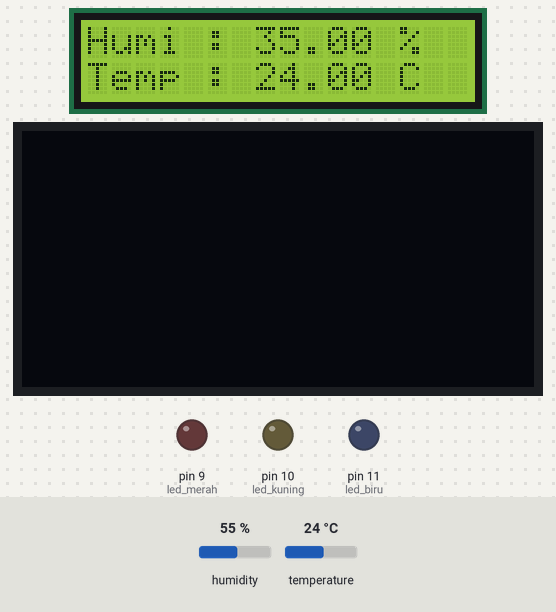
The sketch below on a simulated Arduino Uno, built with avr-gcc and run on an emulated ATmega328P. Shown: 16×2 character LCD, 128×64 one-colour display, output pins drawn as LEDs (lit = HIGH). Inputs (shaded band) come from the test bench; at power-on: humidity 55 %, temperature 24 °C. What the sketch prints to the serial monitor is not drawn.

Above: at 2.7 s.
2.8 s: humidity set to 31 %
At 16.4 s:
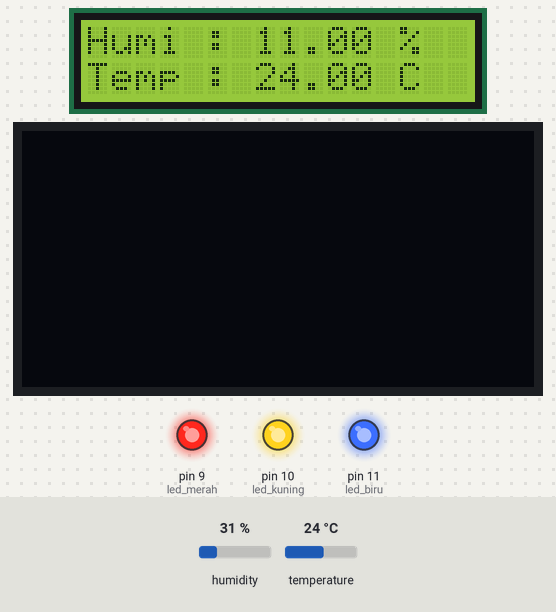
16.8 s: humidity set to 28 %
At 30.6 s:
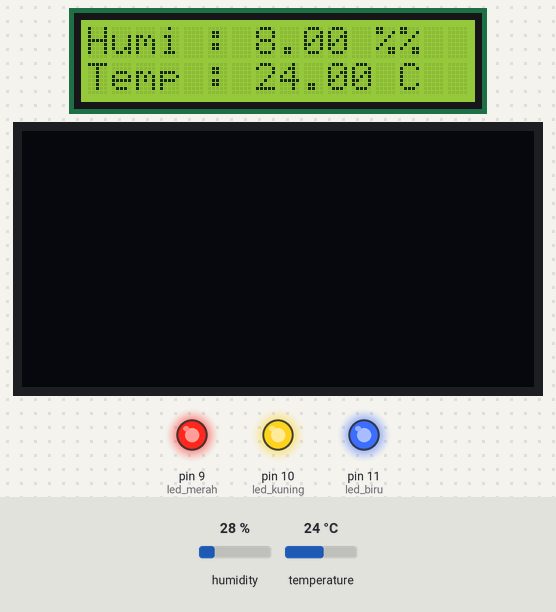
30.8 s: temperature set to 12 °C
At 44.6 s:
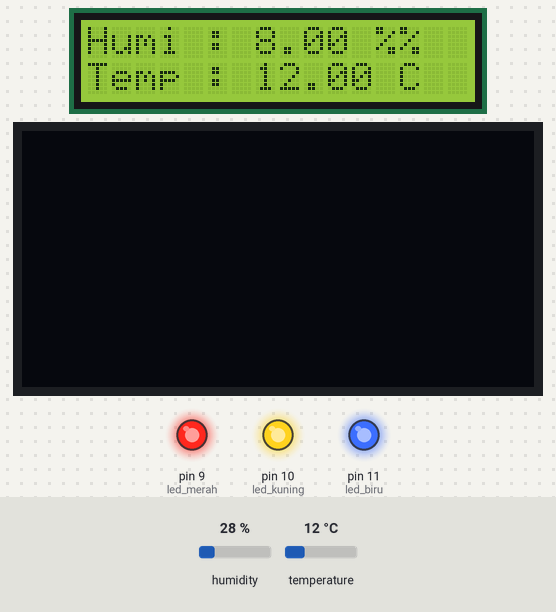
44.8 s: temperature set to 19 °C
At 58.8 s:
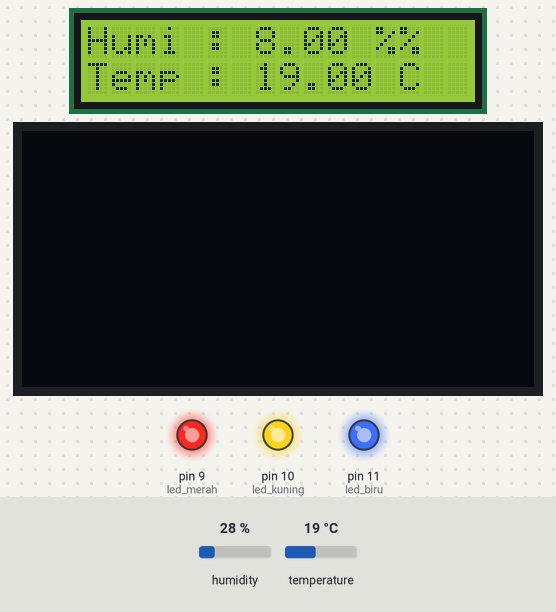
Timing chart, 0 to 59.8 s (numbered marks = the images above; inputs shaded):
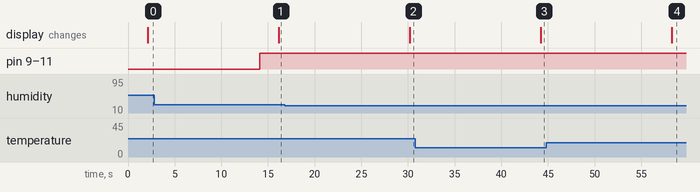

Measured:
- the behaviour switches between 30 and 29 % on humidity (found by bisection; images 1 and 2)
- after the input at 2.8 s, the display: changes after 13.4 s (image 1)
- after the input at 16.8 s, the display: changes after 13.4 s (image 2)
- after the input at 30.8 s, the display: changes after 13.5 s (image 3)
- after the input at 44.8 s, the display: changes after 13.5 s (image 4)

The sketch:

IOT_AWG.ino
```cpp
#include <DHT.h>
#include <Adafruit_SSD1306.h>
#include <Adafruit_GFX.h>
#include <Fonts/FreeSerif9pt7b.h>
#include <LiquidCrystal_I2C.h>
#include <Wire.h>

#define dht_pin 2
#define led_merah 9
#define led_kuning 10
#define led_biru 11
#define SCREEN_WIDTH 128
#define SCREEN_HEIGHT 64
#define DHTTYPE DHT22
Adafruit_SSD1306 display(SCREEN_WIDTH, SCREEN_HEIGHT, &Wire, -1);
DHT dht(dht_pin, DHTTYPE);
LiquidCrystal_I2C lcd(0x27,16,2);


void setup(){
Serial.begin(115200);
dht.begin();
lcd.init();
Serial.begin(9600);
dht.begin();
lcd.backlight();
lcd.setBacklight(HIGH);
display.begin(SSD1306_SWITCHCAPVCC, 0x3C);
display.clearDisplay();
pinMode(led_merah, OUTPUT);
pinMode(led_kuning, OUTPUT);
pinMode(led_biru, OUTPUT);

}

void loop(){

delay(2000);

float h = dht.readHumidity()-20;
float suhu = dht.readTemperature();
float f = dht.readTemperature(true);

lcd.setCursor(0,0);
lcd.print("Humi : ");
lcd.print(h);
lcd.print(" %");
lcd.setCursor(0,1);
lcd.print("Temp : ");
lcd.print(suhu);
lcd.println(" C     ");

    Serial.print(" Humidity: ");
    Serial.print(h);
    Serial.print(" %, Temp: ");
    Serial.print(suhu);
    Serial.println(" Celsius");
    delay(10000);

delay(2000);
display.setFont(&FreeSerif9pt7b);
display.clearDisplay();
display.setTextSize(1);
display.setTextColor(WHITE);
display.setCursor(0, 40);


if (isnan (h) || isnan (suhu) || isnan (f)) {
  return;

}

float hif = dht.computeHeatIndex(f,h);
float hic = dht.computeHeatIndex(suhu,h, false);

if (suhu <29) {
  digitalWrite(led_merah, HIGH);
  digitalWrite(led_kuning, HIGH);
  digitalWrite(led_biru, HIGH);
}

else if (suhu <=35 and suhu >=29){
  digitalWrite(led_merah, HIGH);
  digitalWrite(led_kuning, HIGH);
  digitalWrite(led_biru, LOW);
}
else if (suhu >35){
  digitalWrite(led_merah, HIGH);
  digitalWrite(led_kuning, LOW);
  digitalWrite(led_biru, LOW);
}
else if (suhu >38){
  digitalWrite(led_merah, LOW);
  digitalWrite(led_kuning, LOW);
  digitalWrite(led_biru, LOW);
}

else {
  digitalWrite(led_merah, LOW);
  digitalWrite(led_kuning, LOW);
  digitalWrite(led_biru, LOW);
  }
}
```
